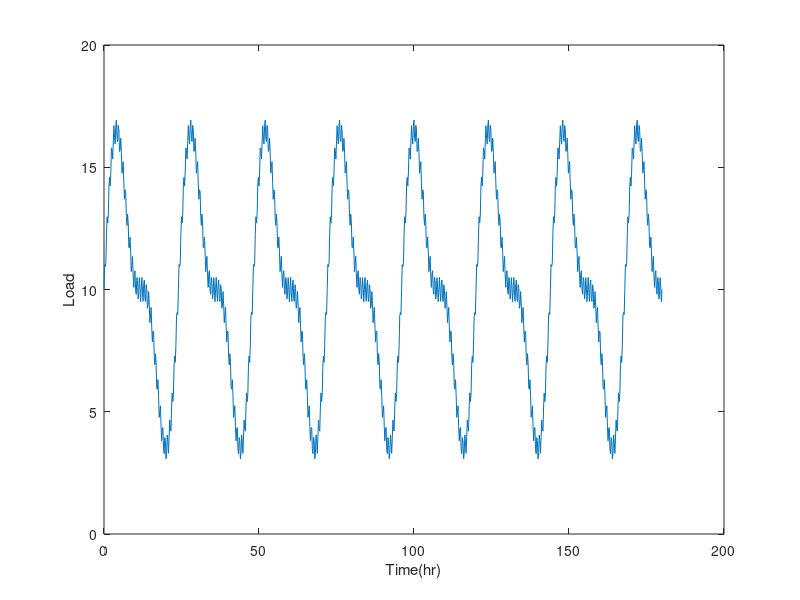
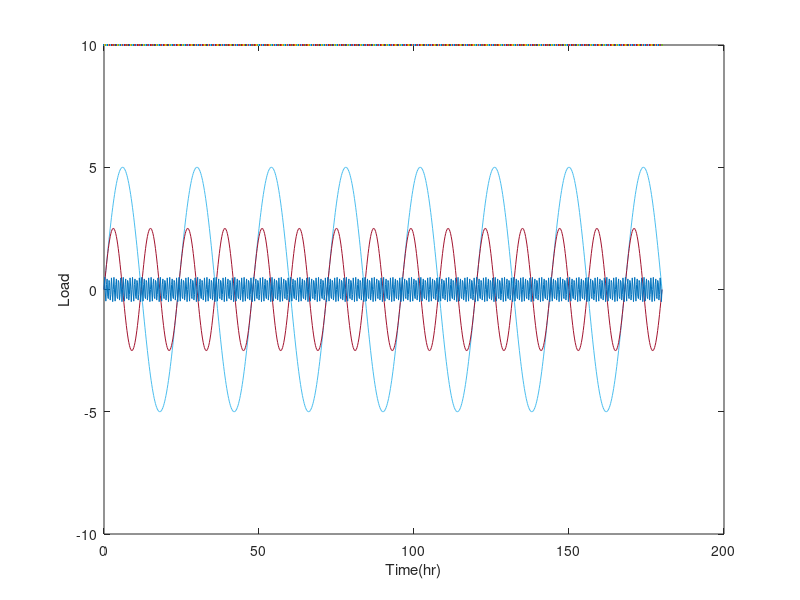

Reproduce these figures in MATLAB, in order.
clear all

w1=3600*1.1574e-5 ;
w2=3600*2.3148e-5 ;
w3=3600*3.7037e-4 ;
load=zeros(160,1) ;

t=0:0.2:180 ;

f0=10 ;
f1=5*sin(2*pi*w1*t) ;
f2=2.5*sin(2*pi*w2*t) ;
f3=0.5*sin(2*pi*w3*t) ;

load=f0+f1+f2+f3 ;

figure(1)
plot(t,load)
xlabel('Time(hr)')
ylabel('Load')

figure(2)
plot(t,f0,t,f1,t,f2,t,f3)
xlabel('Time(hr)')
ylabel('Load')
